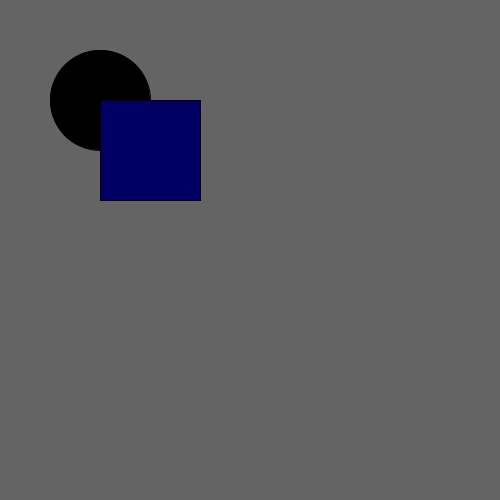
Frame 1 (no input)
Frame 60 (the mouse pressed at the canvas centre just before this capture): identical to frame 1, image omitted
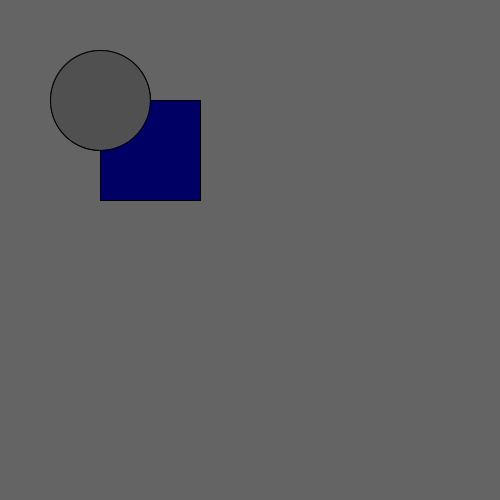
Frame 120 (the mouse held since frame 60 and released just before this capture)

The Processing sketch that drew these frames (run headless with seeded random() and noise(); from frame 60 on, the mouse is pressed at the canvas centre):

// Processing sketch: ADnugget_3
// ── ADnugget_3.pde
void setup ()
{
  size(500, 500);
}
void draw ()
{
 
  background(100, 100, 100);
  fill(0, 0, 0);
  ellipse(100, 100, 100, 100);
  fill(0, 0, 100);
  rect(100, 100, 100, 100);
  if(mousePressed)
  {
      fill(80, 80, 80);
    ellipse(100, 100, 100, 100);
  }
}
 
